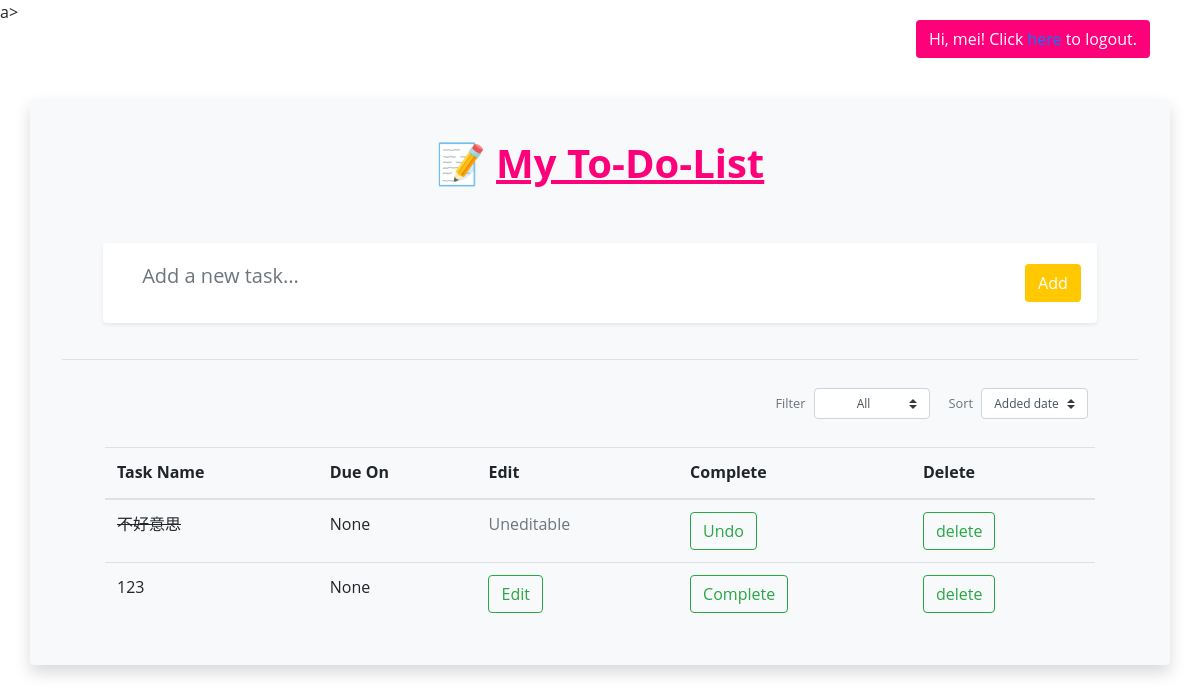
The app's page / (signed in), older data.
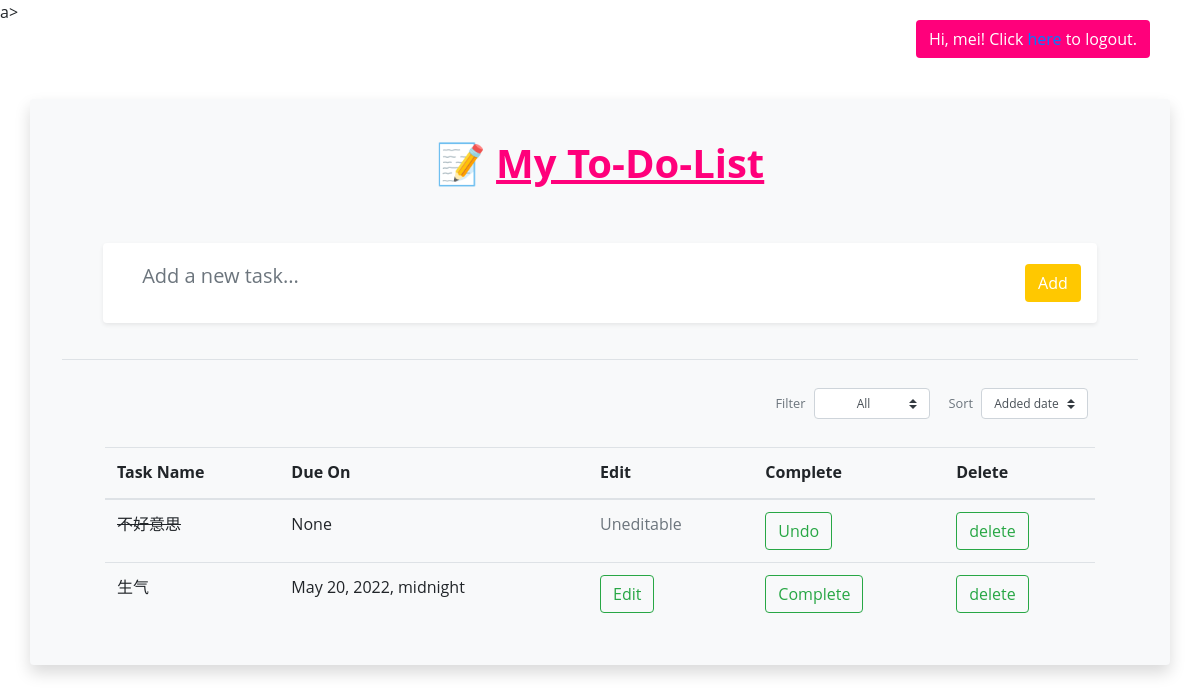
The same page, newer data.
### home/models.py (models this page shows, shortened)
class Task(models.Model):
    id = models.BigAutoField(auto_created=True, primary_key=True)
    title=models.CharField(max_length=100)
    details=models.TextField(blank=True, null=True)
    create_date=models.DateTimeField(default=timezone.now)
    due_date=models.DateTimeField(blank=True, null=True)
    complete = models.BooleanField(default=False)
    user = models.ForeignKey(settings.AUTH_USER_MODEL, default=None, null=False, on_delete=models.CASCADE)

### home/views.py (the view)
# urls.py: path("", views.index, name="index"),
def index(request):
    template_name = "home/templates/index.html"
    if request.user.is_authenticated:
        todolist = Task.objects.filter(user=request.user)
    else:
        todolist = Task.objects.filter(user=None)
    context = {'todolist': todolist}
    return render(request, template_name=template_name, context=context)

### home/templates/index.html (shortened to what this page needs)
{% url 'home:index' as home_base_url %}
{% load static %}
<!DOCTYPE HTML>
<html lang="en">
<head>
    <link rel="stylesheet" href="https://stackpath.bootstrapcdn.com/bootstrap/4.1.3/css/bootstrap.min.css">
    <link rel="stylesheet" href="{% static 'css/fontawesome/fontawesome-all.min.css' %}">
</head>
<body>
	<section id="main" class="container-md mx-md-auto mx-1">
    {% if user.is_authenticated %}
        <button type="submit" class="btn btn-primary" style="position: absolute;
        top: 20px;
        right: 50px;background-color: rgb(255, 0, 123)!important; border-color:transparent!important;">Hi, {{ user.username }}! Click <a href="{% url 'accounts:logout' %}">here</a> to logout.</button>a></button>
    {% else %}
    <button class="btn btn-primary" style="position: absolute;
    top: 20px;
    right: 50px;background-color: rgb(255, 0, 123)!important; border-color:transparent!important;"><a href="{% url 'accounts:login' %}">🙋 Login here!</a></button>
    {% endif %}
    <br>
        <br>
		{% block main %}
        <div class="container m-5 p-2 rounded mx-auto bg-light shadow" style="background-color: pink;">
            <div class="row m-1 p-4">
                <div class="col">
                    <div class="p-1 h1 text-primary text-center mx-auto display-inline-block" style="color: rgb(255, 0, 123)!important;">
                        <b>📝 <u>My To-Do-List</u></b>
                    </div>
                </div>
            </div>
            <div class="row m-1 p-3">
                <div class="col col-11 mx-auto">
                    <form class="form-container" id = "infoForm" enctype="multipart/form-data" action="/create_task/"method="POST" role="form">
                        <div class="row bg-white rounded shadow-sm p-2 add-todo-wrapper align-items-center justify-content-center">
                            <div class="col form-group">
                                <input class="form-control form-control-lg border-0 add-todo-input bg-transparent rounded" type="text" name="title" placeholder="Add a new task..." required>
                            </div>
                            <div class="col-auto px-0 mx-0 mr-2 ">
                                <button type="submit" class="btn btn-primary" style="background-color:rgb(255, 200, 0)!important;border-color:transparent!important;">Add</button>
                            </div>
                        </div>
                    </form>
                </div>
            </div>
            <div class="p-2 mx-4 border-black-25 border-bottom"></div>
            <div class="row m-1 p-3 px-5 justify-content-end">
                <div class="col-auto d-flex align-items-center">
                    <label class="text-secondary my-2 pr-2 view-opt-label">Filter</label>
                    <select class="custom-select custom-select-sm btn my-2">
                        <option value="all" selected>All</option>
                    </select>
                </div>
                <div class="col-auto d-flex align-items-center px-1 pr-3">
                    <label class="text-secondary my-2 pr-2 view-opt-label">Sort</label>
                    <select class="custom-select custom-select-sm btn my-2">
                        <option value="added-date-asc" selected>Added date</option>
                    </select>
                    <i class="fa fa fa-sort-amount-asc text-info btn mx-0 px-0 pl-1" data-toggle="tooltip" data-placement="bottom" title="Ascending"></i>
                </div>
            </div>
            <div class="row mx-1 px-5 pb-3 w-80">
                <div class="col mx-auto">
                    <table class="table table-hover">
                        <thead>
                          <tr>
                            <th scope="col">Task Name</th>
                            <th scope="col">Due On</th>
                            <th scope="col">Edit</th>
                            <th scope="col">Complete</th>
                            <th scope="col">Delete</th>
                          </tr>
                        </thead>
                        <tbody class="no-underline">
                    {% for task in todolist %}
      {% if task.complete == True%}
      <tr>
        <td id="line-through">{{task.title}}</td>
        <td>{{task.due_date}}</td>
        <td><a class="text-secondary" href="#">Uneditable</a></td>
          <td>
          <form method="POST" action="/change_status/">
            <button type="submit" class="btn btn-outline-success my-2 my-sm-0" >Undo</button>
          </form>
        </td>
        <td>
            <button data-bs-toggle="modal" data-bs-target="#exampleModal" type="button" class="btn btn-outline-success my-2 my-sm-0" >delete</button>
        </td>
        {% else %}
        <tr>
            <td>{{task.title}}</td>
            <td>{{task.due_date}}</td>
          <td>
             <button data-bs-toggle="modal" data-bs-target="#exampleModal3" type="button" class="btn btn-outline-success my-2 my-sm-0" >Edit</button>
          </td>
           <td>
            <form method="POST" action="/change_status/">
            <button type="submit" class="btn btn-outline-success my-2 my-sm-0">Complete</button>
            </form>
          </td>
          <td>
             <button data-bs-toggle="modal" data-bs-target="#exampleModal2" type="button" class="btn btn-outline-success my-2 my-sm-0" >delete</button>
        </td>
        </tr>
        {% endif %}
        {% endfor %}
                        </tbody>
                    </table>
                </div>
            </div>
        </div>
        {% endblock %}
		</section>
</body>
</html>

### home/templates/index.html (style rules this page uses)
body { font-family: "Open Sans", sans-serif; line-height: 1.6; }
.add-todo-input, .edit-todo-input { outline: none; }
.view-opt-label, .date-label { font-size: 0.8rem; }
#line-through { text-decoration:line-through; }

Row changes from the older to the newer data that the page shows:
changed Task: title "123" → "生气"; due_date "None" → "May 20, 2022, midnight"
